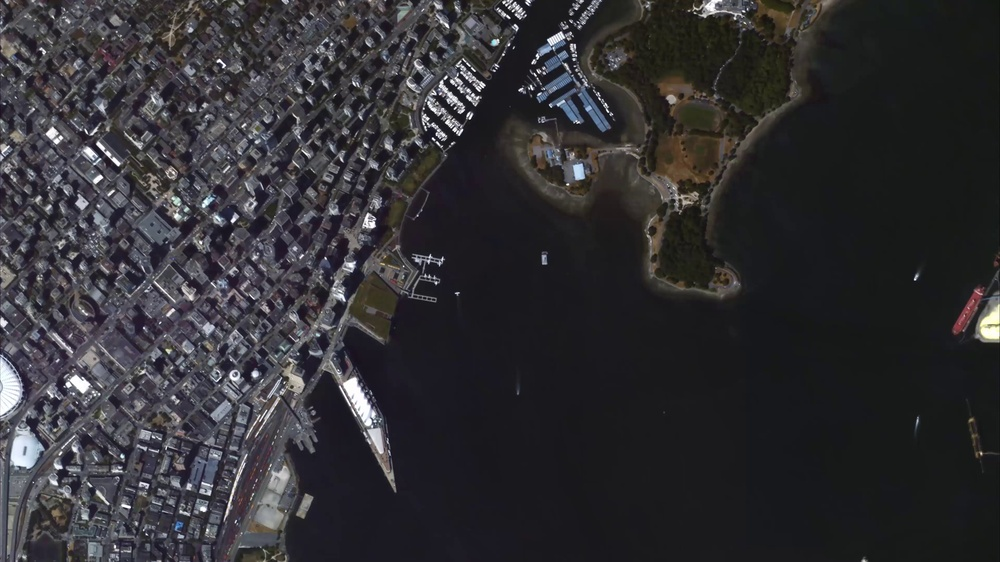
#> input picture GRSS/frame0.jpg, 1000 x 562 px, shrunk from 3840 x 2160 before the run; the run also reads 1 picture not shown here
$ python Subtraction.py
#> lines starting #> are read from the running program, lines starting #| are printed output that depends on the picture
__author__ = 'Bharat'

import cv2
from pylab import imread, imshow, figure, gray, show, title, subplot
from numpy import square, zeros, sqrt, array
from skimage import filters, img_as_float


def find_movement():
    #img = imread('shot1.jpg')
    #img2 = imread('shot2.jpg')
    img = imread('frame0.jpg')
#> img is the input picture: shape (562, 1000, 3); mean R, G, B 49.5, 48.4, 51.8
    img2 = imread('frame2.jpg')
    img1 = cv2.cvtColor(img,cv2.COLOR_BGR2GRAY)
    img2 = cv2.cvtColor(img2,cv2.COLOR_BGR2GRAY)
#> img2: shape (562, 1000)
    img1 = img_as_float(img1)
    img2 = img_as_float(img2)
   #print img1
    h1, w1 = img1.shape
#> h1 = 562; w1 = 1000
    h2, w2 = img2.shape
#> h2 = 562; w2 = 1000

    img3 = zeros((h1, w1))

    for x in range(0, h1-1):
        for y in range(0, w1-1):
            if abs(img1[x, y] - img2[x, y]) > 0.01:
                #print img1[x, y], " ", img2[x, y]
                img3[x, y] = 1
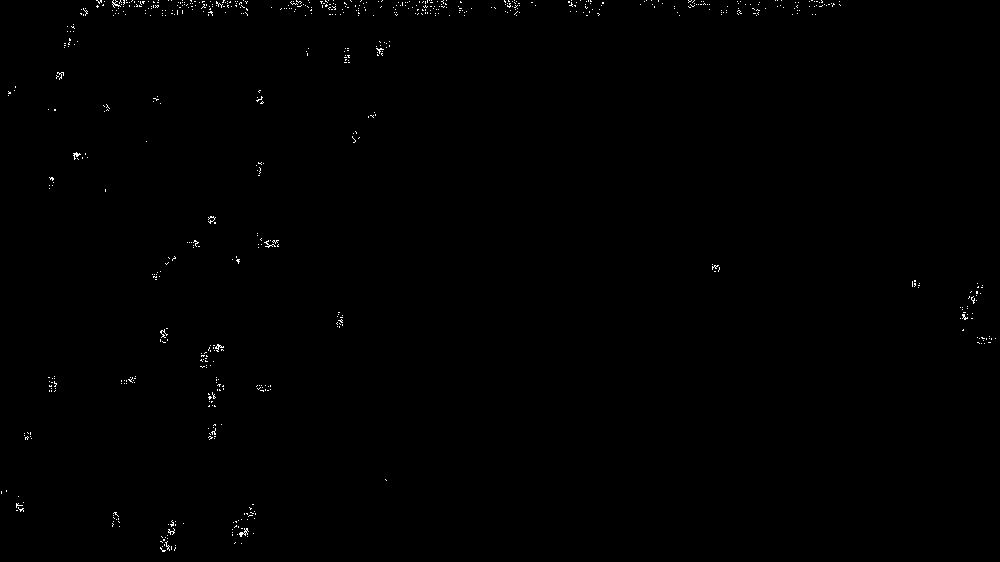
#> img3: shape (562, 1000) float64; values 0 (black) and 1 (white), 0.33% white in thin lines or dots

    figure()
    #subplot(1, 2, 1), imshow(img)
    #subplot(1, 2, 2), \
    imshow(img3)
    show()

if __name__ == "__main__":
    find_movement()
